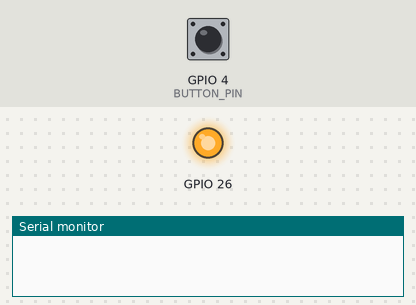
The sketch below on a simulated ESP32. Parts: output pins drawn as LEDs (lit = HIGH), the last lines printed to the serial monitor. The inputs (shaded band) are chosen by the test bench; at power-on: GPIO 4 (BUTTON_PIN) HIGH. Random numbers use the default seed unless the sketch sets one.

Above: at 2.6 s.
2.7 s: GPIO 4 (BUTTON_PIN) pulled LOW for 0.15 s
At 3.3 s:
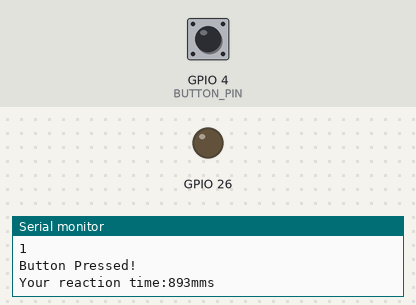
4.3 s: GPIO 4 (BUTTON_PIN) pulled LOW for 1 s
Timing chart, 0 to 11.5 s (numbered marks = the images above; inputs shaded):
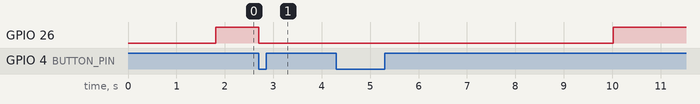

Measured:
- after the input at 2.7 s, GPIO 26: HIGH → LOW at once

The sketch:

reaction_trainer.ino
```cpp
const int BUTTON_PIN = 4;
const int LED_BUILTIN = 26;
bool LED = false;
bool trackLED = false;
bool gameover = false;
unsigned long time_on = 0;
unsigned long time_for_reaction = 0;
unsigned long time_off = 0;
unsigned long time_since_off = 0;
unsigned long interval = 0;
unsigned long times_button_is_pressed = 0;
unsigned long total_reactiontime = 0;
void setup() {
  Serial.begin(115200);
  pinMode(4, INPUT_PULLUP);
  pinMode(26, OUTPUT);
  interval = random(1000,5000);}
void loop() {
if (gameover == true) return;
  time_since_off = millis() - time_off;
    if (time_since_off >= interval and trackLED == false)
      {LED = true;
      trackLED = true;
      time_on = millis();};
      if (trackLED == true)
      {
      if (LED == (true) and (trackLED == true))
            {digitalWrite(26, HIGH);}
            if (digitalRead(BUTTON_PIN) == LOW)
              {LED = (false);
              trackLED = (false);
            digitalWrite(26, LOW);
            time_off = millis();
            times_button_is_pressed += 1;
            Serial.println(times_button_is_pressed);
            interval = random(1000,7000);
              Serial.println("Button Pressed!");
                delay(300);
                time_for_reaction = time_off - time_on;
                String mms = "mms";
                String xy = "Your reaction time:";
                Serial.println(xy+time_for_reaction+mms);
                total_reactiontime += (time_for_reaction);
                if (times_button_is_pressed == 5)
                {gameover = true;
                if (gameover == true)
                {String avgtime = "Your average reaction time is:";
                  Serial.println("Game Over");
                  Serial.println(avgtime+(total_reactiontime/times_button_is_pressed)+mms);}}
              }
      }
    else
     {LED = false;
     trackLED = false;
      if (LED == (false))
        {digitalWrite(26, LOW);}}}
```
